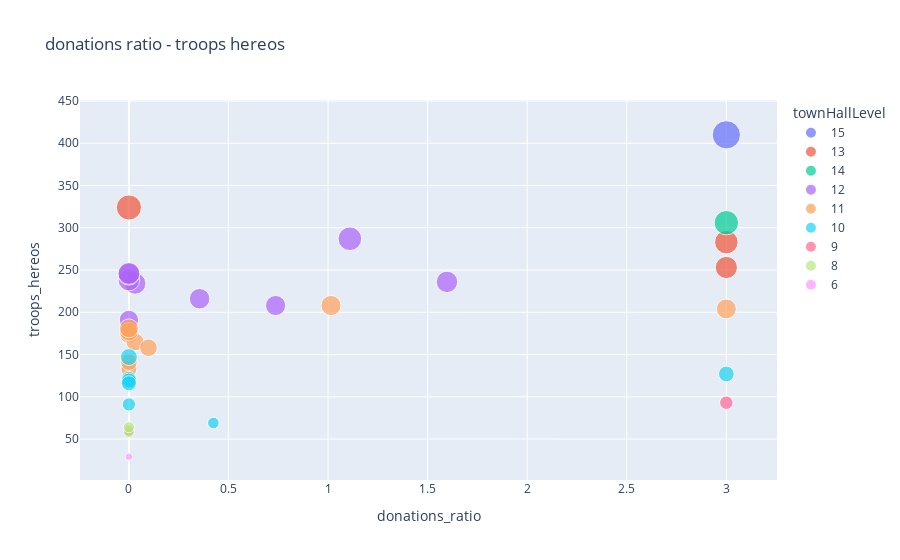

Write notebook code for a chart like this one.
### Code cell
import plotly.express as px
import plotly.graph_objects as go
from matplotlib import pyplot as plt

fig = px.scatter(df_players_2, x="donations_ratio", y="troops_hereos", color="townHallLevel",
                 size='troops_hereos', hover_data=['name'], title = 'donations ratio - troops hereos')

# fig.add_trace(go.Scatter(
#     x=[11, 12,13,14],
#     y=[2500, 3000, 3500,4000],
#     mode="lines+text",
#     #name="Rushed Line",
#     text=["TH11", "TH12", "TH13",'TH14'],
#     textposition="bottom center"
# ))

fig.show()

### Figure 1 — Plotly figure (JSON) as saved in the notebook; plotly's stock layout.template omitted (floating-point values rounded to 4 significant figures)
{"data": [{"customdata": [["Dracarys"]], "hovertemplate": "townHallLevel=15<br>donations_ratio=%{x}<br>troops_hereos=%{marker.size}<br>name=%{customdata[0]}<extra></extra>", "legendgroup": "15", "marker": {"color": "#636efa", "size": [410], "sizemode": "area", "sizeref": 1.025, "symbol": "circle"}, "mode": "markers", "name": "15", "orientation": "v", "showlegend": true, "type": "scatter", "x": [3], "xaxis": "x", "y": [410], "yaxis": "y"}, {"customdata": [["winston"], ["Latvietis"], ["Makenz"]], "hovertemplate": "townHallLevel=13<br>donations_ratio=%{x}<br>troops_hereos=%{marker.size}<br>name=%{customdata[0]}<extra></extra>", "legendgroup": "13", "marker": {"color": "#EF553B", "size": [324, 283, 253], "sizemode": "area", "sizeref": 1.025, "symbol": "circle"}, "mode": "markers", "name": "13", "orientation": "v", "showlegend": true, "type": "scatter", "x": [0, 3, 3], "xaxis": "x", "y": [324, 283, 253], "yaxis": "y"}, {"customdata": [["Sr. Vargas"]], "hovertemplate": "townHallLevel=14<br>donations_ratio=%{x}<br>troops_hereos=%{marker.size}<br>name=%{customdata[0]}<extra></extra>", "legendgroup": "14", "marker": {"color": "#00cc96", "size": [306], "sizemode": "area", "sizeref": 1.025, "symbol": "circle"}, "mode": "markers", "name": "14", "orientation": "v", "showlegend": true, "type": "scatter", "x": [3], "xaxis": "x", "y": [306], "yaxis": "y"}, {"customdata": [["[:::HAHAHA:::>"], ["om_om_123"], ["Rjesavaoc"], ["MR么NAWAB"], ["Woland"], ["Mark"], ["❤devils adi❤"], ["N4sser"], ["pranav_16"]], "hovertemplate": "townHallLevel=12<br>donations_ratio=%{x}<br>troops_hereos=%{marker.size}<br>name=%{customdata[0]}<extra></extra>", "legendgroup": "12", "marker": {"color": "#ab63fa", "size": [208, 234, 287, 238, 236, 216, 191, 245, 246], "sizemode": "area", "sizeref": 1.025, "symbol": "circle"}, "mode": "markers", "name": "12", "orientation": "v", "showlegend": true, "type": "scatter", "x": [0.7366, 0.03165, 1.11, 0, 1.597, 0.355, 0, 0, 0], "xaxis": "x", "y": [208, 234, 287, 238, 236, 216, 191, 245, 246], "yaxis": "y"}, {"customdata": [["Aryan"], ["Huliganos"], ["Super Kai"], ["Esquire"], ["pradeep"], ["ROCKO"], ["Anshill"], ["Joshua1186"], ["Jon13"]], "hovertemplate": "townHallLevel=11<br>donations_ratio=%{x}<br>troops_hereos=%{marker.size}<br>name=%{customdata[0]}<extra></extra>", "legendgroup": "11", "marker": {"color": "#FFA15A", "size": [174, 165, 204, 133, 177, 181, 158, 208, 141], "sizemode": "area", "sizeref": 1.025, "symbol": "circle"}, "mode": "markers", "name": "11", "orientation": "v", "showlegend": true, "type": "scatter", "x": [0, 0.03049, 3, 0, 0, 0, 0.09836, 1.015, 0], "xaxis": "x", "y": [174, 165, 204, 133, 177, 181, 158, 208, 141], "yaxis": "y"}, {"customdata": [["Nightmare"], ["Palio"], ["WAR MACHINE"], ["connecting..."], ["Olti Xd¥"], ["(@#@)ronz"], ["skelterboiii"]], "hovertemplate": "townHallLevel=10<br>donations_ratio=%{x}<br>troops_hereos=%{marker.size}<br>name=%{customdata[0]}<extra></extra>", "legendgroup": "10", "marker": {"color": "#19d3f3", "size": [147, 69, 127, 121, 119, 91, 116], "sizemode": "area", "sizeref": 1.025, "symbol": "circle"}, "mode": "markers", "name": "10", "orientation": "v", "showlegend": true, "type": "scatter", "x": [0, 0.4242, 3, 0, 0, 0, 0], "xaxis": "x", "y": [147, 69, 127, 121, 119, 91, 116], "yaxis": "y"}, {"customdata": [["jehadul islam"], ["sheshh"]], "hovertemplate": "townHallLevel=9<br>donations_ratio=%{x}<br>troops_hereos=%{marker.size}<br>name=%{customdata[0]}<extra></extra>", "legendgroup": "9", "marker": {"color": "#FF6692", "size": [93, 60], "sizemode": "area", "sizeref": 1.025, "symbol": "circle"}, "mode": "markers", "name": "9", "orientation": "v", "showlegend": true, "type": "scatter", "x": [3, 0], "xaxis": "x", "y": [93, 60], "yaxis": "y"}, {"customdata": [["Lim"], ["myat thu"]], "hovertemplate": "townHallLevel=8<br>donations_ratio=%{x}<br>troops_hereos=%{marker.size}<br>name=%{customdata[0]}<extra></extra>", "legendgroup": "8", "marker": {"color": "#B6E880", "size": [58, 64], "sizemode": "area", "sizeref": 1.025, "symbol": "circle"}, "mode": "markers", "name": "8", "orientation": "v", "showlegend": true, "type": "scatter", "x": [0, 0], "xaxis": "x", "y": [58, 64], "yaxis": "y"}, {"customdata": [["Xiao"]], "hovertemplate": "townHallLevel=6<br>donations_ratio=%{x}<br>troops_hereos=%{marker.size}<br>name=%{customdata[0]}<extra></extra>", "legendgroup": "6", "marker": {"color": "#FF97FF", "size": [29], "sizemode": "area", "sizeref": 1.025, "symbol": "circle"}, "mode": "markers", "name": "6", "orientation": "v", "showlegend": true, "type": "scatter", "x": [0], "xaxis": "x", "y": [29], "yaxis": "y"}], "layout": {"legend": {"itemsizing": "constant", "title": {"text": "townHallLevel"}, "tracegroupgap": 0}, "title": {"text": "donations ratio - troops hereos"}, "xaxis": {"anchor": "y", "domain": [0, 1], "title": {"text": "donations_ratio"}}, "yaxis": {"anchor": "x", "domain": [0, 1], "title": {"text": "troops_hereos"}}}}
